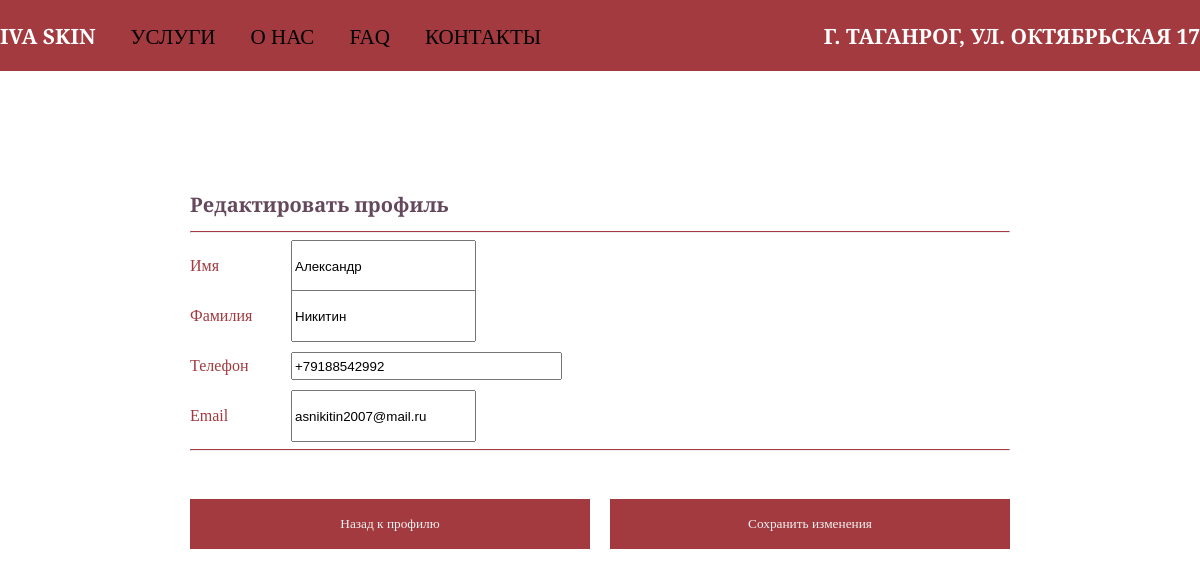
Page /profile/edit/ (signed in) on the earlier database version.
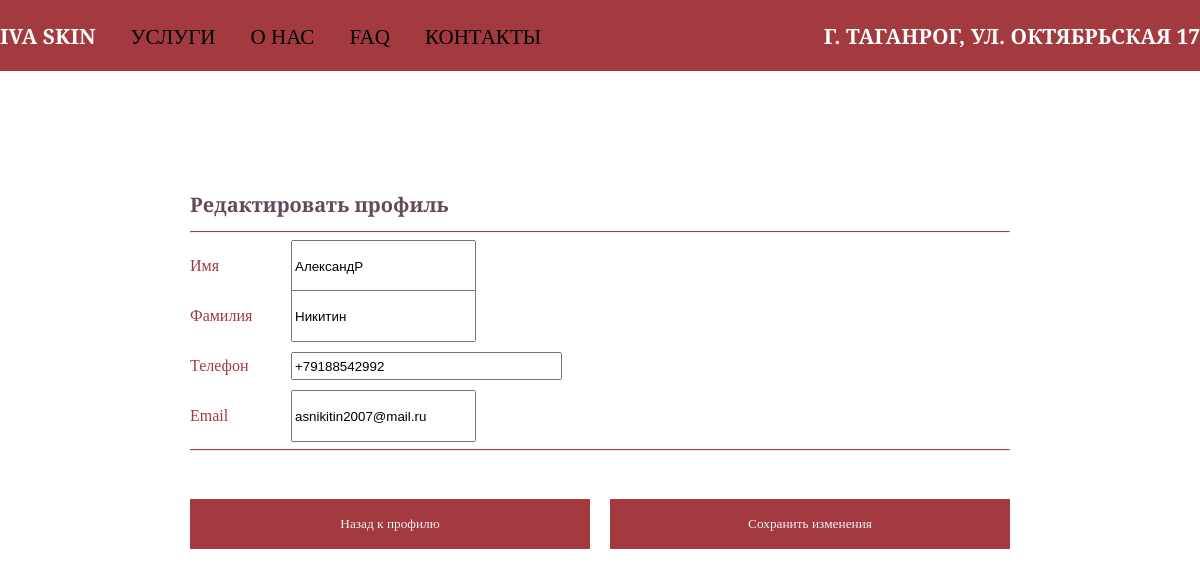
Same page on the later database version.
### userprofile/models.py (models this page shows, shortened)
class Profile(models.Model):
    user = models.OneToOneField(User, on_delete=models.CASCADE)
    first_name = models.CharField(max_length=50, blank=True, null=True)
    last_name = models.CharField(max_length=50, blank=True, null=True)
    phone = models.CharField(max_length=12, validators=[validate_phone])
    email = models.EmailField(max_length=255, blank=True, null=True)
    created_at = models.DateTimeField(auto_now_add=True)
    updated_at = models.DateTimeField(auto_now=True)

### userprofile/views.py (the view)
# urls.py: path('edit/', views.edit_profile, name='edit_profile'),
@login_required
def edit_profile(request):
    if request.method == 'POST':
        form = ProfileUpdateForm(request.POST, instance=request.user.profile)
        if form.is_valid():
            form.save()
            messages.success(request, 'Профиль успешно обновлен!')
            return redirect('userprofile:profile')
    else:
        form = ProfileUpdateForm(instance=request.user.profile)
    return render(request, 'userprofile/edit_profile.html', {'form': form})

### userprofile/forms.py (shortened to what this page needs)
class ProfileUpdateForm(forms.ModelForm):
    class Meta:
        model = Profile
        fields = ['first_name', 'last_name', 'phone', 'email']
        widgets = {
            'first_name': forms.TextInput(attrs={'placeholder': 'Введите имя'}),
            'last_name': forms.TextInput(attrs={'placeholder': 'Введите фамилию'}),
            'phone': forms.TextInput(attrs={'placeholder': '+7 (___) ___-__-__'}),
            'email': forms.EmailInput(attrs={'placeholder': 'example@email.com'}),
        }

### userprofile/templates/userprofile/edit_profile.html (shortened to what this page needs)
<!DOCTYPE html>
{% load static %}
<html lang="en">
<head>
    <link rel="stylesheet" href="{% static 'css/main.css' %}">
</head>
<body>
    <header>
        <div class="header">
            <div class="header-inner">
                <div class="menu">
                    <h3><a class="logo" href="{% url 'index' %}">IVA SKIN</a></h3>
                    <h3><a class="menu__list-link" href="#">УСЛУГИ</a></h3>
                    <h3><a class="menu__list-link" href="#">О НАС</a></h3>
                    <h3><a class="menu__list-link" href="#">FAQ</a></h3>
                    <h3><a class="menu__list-link" href="#">КОНТАКТЫ</a></h3>
                </div>
                <div class="menu2">
                    <h3><a class="menu__list-link1" href="#" class="IVA" >Г. ТАГАНРОГ, УЛ. ОКТЯБРЬСКАЯ 17</a></h3>
                </div>
            </div>
        </div>
    </header>
    <div class="container">
            <div class="edit-profile-card">
                <h1 id="h1-p">Редактировать профиль</h1>
                <hr class="h-profile">
                <form method="post">
                    <div class="for-name">
                         <div class="container-for-form">
                            <p>Имя</p>
                            <div class="inp">
                                {{ form.first_name }}
                            </div>
                        </div>
                    </div>
                    <div class="for-lastname">
                         <div class="container-for-form">
                            <p>Фамилия</p>
                            <div class="inp">
                                {{ form.last_name }}
                            </div>
                        </div>
                    </div>
                    <div class="for-telephone">
                         <div class="container-for-form">
                            <p>Телефон</p>
                            <div class="inp">
                                {{ form.phone }}
                            </div>
                        </div>
                    </div>
                    <div class="for-email">
                         <div class="container-for-form">
                            <p>Email</p>
                            <div class="inp">
                                {{ form.email }}
                            </div>
                        </div>
                    </div>
                    <hr class="h-profile">
                    <div class="for-button">
                        <form action="{% url 'userprofile:profile' %}">
                            <button class="btn-profile">Назад к профилю</button>
                        </form>
                        <button type="submit" class="btn-profile">Сохранить изменения</button>
                    </div>
                </form>
            </div>
        </div>
</body>
</html>

Differences in the rows shown:
changed Profile "Никитин": first_name "Александр" → "АлександР"
